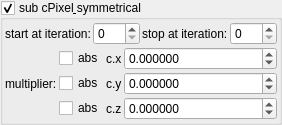
    <widget class="MyGroupBox" name="groupCheck_transf_function_enabledM">
     <property name="toolTip">
      <string/>
     </property>
     <property name="title">
      <string>sub cPixel&amp; symmetrical</string>
     </property>
     <property name="checkable">
      <bool>true</bool>
     </property>
     <layout class="QVBoxLayout" name="verticalLayout_52">
      <property name="spacing">
       <number>2</number>
      </property>
      <property name="leftMargin">
       <number>2</number>
      </property>
      <property name="topMargin">
       <number>2</number>
      </property>
      <property name="rightMargin">
       <number>2</number>
      </property>
      <property name="bottomMargin">
       <number>2</number>
      </property>
      <item>
       <layout class="QHBoxLayout" name="horizontalLayout_22" stretch="0,1,0,1">
        <item>
         <widget class="QLabel" name="label_103">
          <property name="text">
           <string>start at iteration:</string>
          </property>
         </widget>
        </item>
        <item>
         <widget class="MySpinBox" name="spinboxInt_transf_start_iterations_C">
          <property name="sizePolicy">
           <sizepolicy hsizetype="Minimum" vsizetype="Maximum">
            <horstretch>0</horstretch>
            <verstretch>0</verstretch>
           </sizepolicy>
          </property>
          <property name="minimum">
           <number>0</number>
          </property>
          <property name="maximum">
           <number>999</number>
          </property>
          <property name="value">
           <number>0</number>
          </property>
         </widget>
        </item>
        <item>
         <widget class="QLabel" name="label_73">
          <property name="text">
           <string>stop at iteration:</string>
          </property>
         </widget>
        </item>
        <item>
         <widget class="MySpinBox" name="spinboxInt_transf_stop_iterations_C">
          <property name="sizePolicy">
           <sizepolicy hsizetype="Preferred" vsizetype="Maximum">
            <horstretch>0</horstretch>
            <verstretch>0</verstretch>
           </sizepolicy>
          </property>
          <property name="maximum">
           <number>999</number>
          </property>
         </widget>
        </item>
       </layout>
      </item>
      <item>
       <layout class="QGridLayout" name="gridLayout_24" columnstretch="0,0,0,1">
        <property name="spacing">
         <number>2</number>
        </property>
        <item row="0" column="3">
         <widget class="MyDoubleSpinBox" name="spinbox3_transf_constant_multiplier_111_x">
          <property name="sizePolicy">
           <sizepolicy hsizetype="Minimum" vsizetype="Maximum">
            <horstretch>0</horstretch>
            <verstretch>0</verstretch>
           </sizepolicy>
          </property>
          <property name="prefix">
           <string/>
          </property>
          <property name="suffix">
           <string/>
          </property>
          <property name="decimals">
           <number>6</number>
          </property>
          <property name="minimum">
           <double>-99.989999999999995</double>
          </property>
          <property name="maximum">
           <double>99.989999999999995</double>
          </property>
          <property name="singleStep">
           <double>0.100000000000000</double>
          </property>
         </widget>
        </item>
        <item row="1" column="3">
         <widget class="MyDoubleSpinBox" name="spinbox3_transf_constant_multiplier_111_y">
          <property name="sizePolicy">
           <sizepolicy hsizetype="Minimum" vsizetype="Maximum">
            <horstretch>0</horstretch>
            <verstretch>0</verstretch>
           </sizepolicy>
          </property>
          <property name="prefix">
           <string/>
          </property>
          <property name="suffix">
           <string/>
          </property>
          <property name="decimals">
           <number>6</number>
          </property>
          <property name="minimum">
           <double>-99.989999999999995</double>
          </property>
          <property name="maximum">
           <double>99.989999999999995</double>
          </property>
          <property name="singleStep">
           <double>0.100000000000000</double>
          </property>
         </widget>
        </item>
        <item row="0" column="1">
         <widget class="MyCheckBox" name="checkBox_transf_function_enabledx">
          <property name="text">
           <string notr="true">abs</string>
          </property>
         </widget>
        </item>
        <item row="2" column="1">
         <widget class="MyCheckBox" name="checkBox_transf_function_enabledz">
          <property name="text">
           <string notr="true">abs</string>
          </property>
         </widget>
        </item>
        <item row="2" column="3">
         <widget class="MyDoubleSpinBox" name="spinbox3_transf_constant_multiplier_111_z">
          <property name="sizePolicy">
           <sizepolicy hsizetype="Minimum" vsizetype="Maximum">
            <horstretch>0</horstretch>
            <verstretch>0</verstretch>
           </sizepolicy>
          </property>
          <property name="prefix">
           <string/>
          </property>
          <property name="suffix">
           <string/>
          </property>
          <property name="decimals">
           <number>6</number>
          </property>
          <property name="minimum">
           <double>-99.989999999999995</double>
          </property>
          <property name="maximum">
           <double>99.989999999999995</double>
          </property>
          <property name="singleStep">
           <double>0.100000000000000</double>
          </property>
         </widget>
        </item>
        <item row="1" column="0">
         <widget class="QLabel" name="label_112">
          <property name="text">
           <string>multiplier:</string>
          </property>
         </widget>
        </item>
        <item row="2" column="2">
         <widget class="QLabel" name="label_111">
          <property name="text">
           <string notr="true">c.z</string>
          </property>
         </widget>
        </item>
        <item row="1" column="1">
         <widget class="MyCheckBox" name="checkBox_transf_function_enabledy">
          <property name="text">
           <string notr="true">abs</string>
          </property>
         </widget>
        </item>
        <item row="0" column="2">
         <widget class="QLabel" name="label_109">
          <property name="text">
           <string notr="true">c.x</string>
          </property>
         </widget>
        </item>
        <item row="1" column="2">
         <widget class="QLabel" name="label_110">
          <property name="text">
           <string notr="true">c.y</string>
          </property>
         </widget>
        </item>
       </layout>
      </item>
     </layout>
    </widget>
